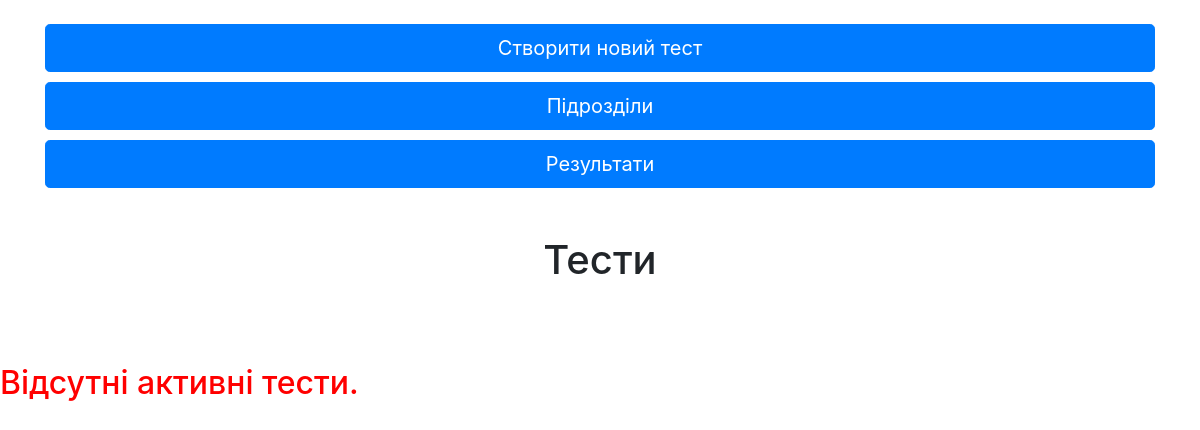
Before: /admin/index.php with the older database file.
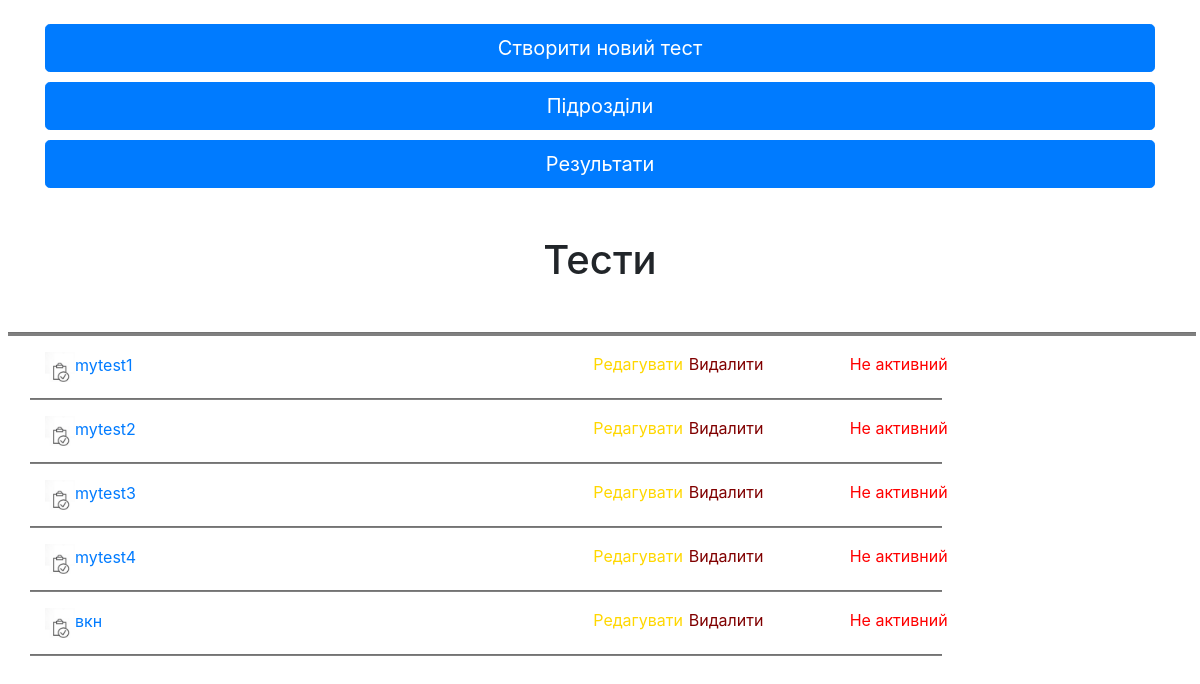
After: the same page with the newer database file.
### tables this page shows
CREATE TABLE `tests` (
  `id_tets` int(11) NOT NULL,
  `testname` varchar(60) NOT NULL,
  `testputh` varchar(100) NOT NULL,
  `active` tinyint(1) NOT NULL
);

### admin/show_test.php (the view)
<h1 align="center"> Тести</h1>
<br>
<?php
    require ('../conection_db.php');
    $query = "SELECT * FROM `tests`";
    $result = mysqli_query($conection, $query) or die(mysqli_error($conection));
    $count = mysqli_num_rows($result);
    if($count > 0)
    {
        echo"<hr noshade   style = \"height: 3px; width:99%; margin-left : 8px;\"> ";
        echo"<div class=\"container\">";
                while ($row = mysqli_fetch_array($result))
                {
                    $test_id = $row['id_test'];
                    $action = (mysqli_fetch_array(mysqli_query($conection, "SELECT * FROM `tests` WHERE id_test = '$test_id' "))['active'] == "1") ? true : false;
                    ?>
                        <div class="row" style="width:87%">
                            <div class="col-6">
                                <a href= "../view_test.php?id=<?php echo $row['id_test']; ?>" ><img src="../images/testicon.jpg" width="30" height="30" ><?php echo $row['testname'];?></a>
                            </div>
                            <div class="col-2">
                                <a style="margin-left:50%;color: #FFD700"href= "create_test_basic.php?id=<?php echo $row['id_test']; ?>" >  Редагувати  </a>
                            </div>
                            <div class="col-2">
                                <a href= "delete_test.php?id=<?php echo $row['id_test']; ?>" style="color: maroon" > Видалити  </a>
                            </div>
                            <div class="col-2">
                                <a href= "cheng_active_test.php?id=<?php echo $row['id_test']; ?>" <?php if($action) echo "style=\"color: green\">Активний</a>"; else echo "style=\"color: red\"> Не активний</a>"; ?>
                            </div>
                        </div>
                        <div class="row"><hr noshade   style = "height: 1px; width:80%; margin-left:0"> </div>
                    <?php
                }
        echo"</div>";
    }
    else
    {
        ?>
            <br><br>
            <h2 style="color:red" >Відсутні активні тести.</h2>
            <br><br>
        <?php
    }
?>

Changed rows visible on the page:
added tests: testname "mytest1"
added tests: testname "mytest2"
added tests: testname "mytest3"
added tests: testname "mytest4"
added tests: testname "вкн"
Other visible differences:
text no longer shown: "Відсутні активні тести."
